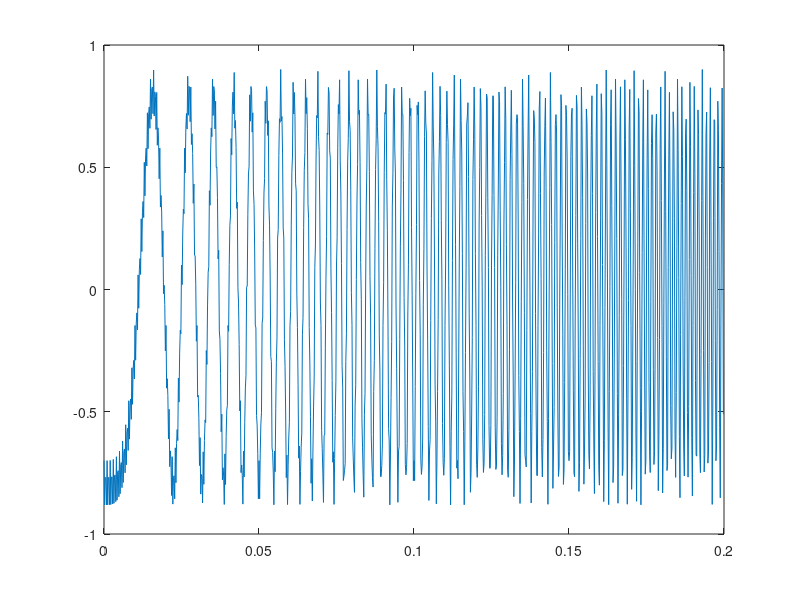

MATLAB code for this plot:
%%
% Author:       Sean Tedesco
% Date:         December 31st, 2021
% Description:  Example script of how to write and load an audio file in
%               MATLAB using the built-in chirp.wav file. 
%%

% clean up
clear all; clf

% produce the chirp audio signal
Fs = 5000;                                           % sampling rate
t = 0:1/Fs:5;                                        % time parameter
y0 = 0.1*cos(2*pi*2000*t)-0.8*cos(2*pi*2000*t.^2);    % sinusoid and chirp

% writing chirp.wav file
audiowrite('chirp.wav',y0, Fs)

% reading chirp.wav back into MATLAB as y1 and listening to it
[y1, Fs] = audioread('chirp.wav');
sound(y1, Fs) % sound generated by y1
figure(1)
plot(t(1:1000), y1(1:1000))